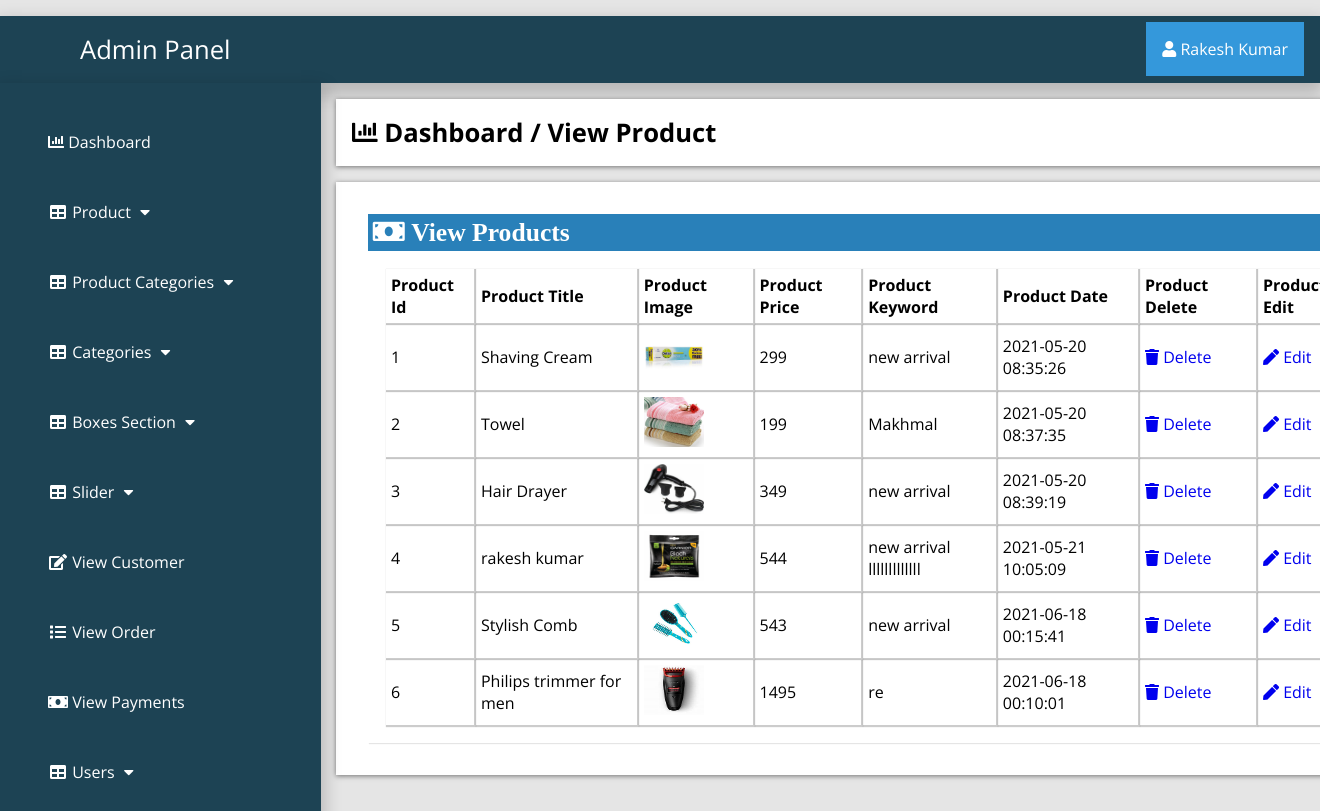
The app's page /admin_area/index.php?view_product (signed in) with its own data.
### tables this page shows
CREATE TABLE `products` (
  `product_id` int(10) NOT NULL,
  `p_cat_id` int(10) NOT NULL,
  `cat_id` int(10) NOT NULL,
  `date` timestamp NOT NULL DEFAULT current_timestamp() ON UPDATE current_timestamp(),
  `product_title` text NOT NULL,
  `product_img1` text NOT NULL,
  `product_img2` text NOT NULL,
  `product_img3` text NOT NULL,
  `product_price` int(10) NOT NULL,
  `product_desc` text NOT NULL,
  `product_keyword` text NOT NULL
);

### admin_area/view_product.php (the view)
<?php
if (!isset($_SESSION['admin_email'])){
  echo "<script>window.open('login.php','_self')</script>";
  }else{
?>
<div class="row">
	<div class="col-lg-12">
		<div class="breadcrump">
			<li class="active">
				<i class="fa fa-bar-chart"></i>
				Dashboard / View Product
			</li>
		</div>
	</div>
</div>
<div class="row">
	<div class="col-lg-12">
		<div class="panel panel-default">
			<div class="panel-heading">
				<h3 class="panel-title">
					<i class="fa fa-money fa-fw"> View Products </i>
				</h3>
			</div>
			<div class="panel-body">
				<div class="table-responsive">
					<table class="table table-bordered table-hover table-striped">
						<thead>
							<tr>
								<th>Product Id</th>
								<th>Product Title</th>
								<th>Product Image</th>
								<th>Product Price</th>
								<th>Product Keyword</th>
								<th>Product Date</th>
								<th>Product Delete</th>
								<th>Product Edit</th>
							</tr>
						</thead>
						<tbody>
							<?php
							$i=0;
							$get_product="select * from products";
                            $run_p=mysqli_query($con,$get_product);
                            while ($row=mysqli_fetch_array($run_p)) {
                            	$pro_id=$row['product_id'];
                            	$product_title=$row['product_title'];
                            	$product_img1=$row['product_img1'];
                            	$product_price=$row['product_price'];
                            	$product_keyword=$row['product_keyword'];
                            	$date=$row['date'];
                            	$i++;
                            	 ?>
							<tr>
								<td><?php echo $i ?></td>
								<td><?php echo $product_title ?></td>
								<td><img src="product_images/<?php echo $product_img1 ?>" width="60" height="50"></td>
								<td><?php echo $product_price ?></td>
                                <td><?php echo $product_keyword ?></td>
								<td><?php echo $date ?></td>
								<td>
									<a href="index.php?delete_product=<?php echo $pro_id ?>"> <i class="fa fa-trash"></i> Delete </a>
								</td>
								<td>
									<a href="index.php?edit_product=<?php echo $pro_id ?>"> <i class="fa fa-pen"></i> Edit </a>
								</td>
							</tr>
						<?php } ?>
						</tbody>
					</table>
				</div>
			</div>
		</div>
	</div>
</div>
<?php } ?>

### admin_area/includes/sidebar.php (shortened to what this page needs)
<?php
if (!isset($_SESSION['admin_email'])){
  echo "<script>window.open('login.php','_self')</script>";
  }else{
?>
<nav class="navbar navbar-inverse navbar-fixed-top" >
	<div class="navbar-header">
		<a href="index.php?dashboard" class="navbar-brand"><span>Admin Panel</span></a>
	</div>
		<div class="dropdown">
		 <button onclick="myFunction()" class="dropbtn"><i class="fa fa-user"></i> <?php echo $admin_name; ?></a></button>
		</div>
	<div class="collapse navbar-collapse navbar-ex1-collapse">
	<ul class="nav navbar-nav side-nav">
  <li>
    <a href="index.php?dashboard"><i class="fa fa-bar-chart"></i> Dashboard</a>
  </li>
  <li class="button-dropdown" id="#products">
    <a href="#" class="dropdown-toggle" data-toggle="collapse" data-target="#products"><i class="fa fa-fw fa-table"></i> Product <i class="fa fa-fw fa-caret-down"></i></a>
  </li>
  <li class="button-dropdown" id="#products_cat">
    <a href="#" class="dropdown-toggle" data-toggle="collapse" data-target="#products_cat"><i class="fa fa-fw fa-table"></i> Product Categories <i class="fa fa-fw fa-caret-down"></i></a>
  </li>
  <li class="button-dropdown" id="#category">
    <a href="#" class="dropdown-toggle" data-toggle="collapse" data-target="#category"><i class="fa fa-fw fa-table"></i> Categories <i class="fa fa-fw fa-caret-down"></i></a>
  </li>
<li class="button-dropdown" >
  <a href="#" class="dropdown-toggle" data-toggle="collapse" data-target="#boxes">
    <i class="fa fa-fw fa-table"></i> Boxes Section <i class="fa fa-fw fa-caret-down"></i>
  </a>
</li>
  <li class="button-dropdown">
    <a href="#" class="dropdown-toggle" data-toggle="collapse" data-target="#slider"><i class="fa fa-fw fa-table"></i>  Slider <i class="fa fa-fw fa-caret-down"></i></a>
  </li>
  <li>
  	<a href="index.php?view_customer">
  		<i class="fa fa-fw fa-edit"></i> View Customer
  	</a>
  </li>
  <li>
  	<a href="index.php?view_order">
  		<i class="fa fa-fw fa-list"></i> View Order
  	</a>
  </li>
  <li>
  	<a href="index.php?view_payments">
  		<i class="fa fa-fw fa-money"></i> View Payments
  	</a>
  </li>
  <li class="button-dropdown">
    <a href="#" class="dropdown-toggle" data-toggle="collapse" data-target="#users"><i class="fa fa-fw fa-table"></i>  Users <i class="fa fa-fw fa-caret-down"></i></a>
  </li>
</ul>
</div>
</nav>
<?php } ?>

### admin_area/css/style.css (style rules this page uses)
:root { --blue:#2980b9; }
body { margin-top: ; }
* { font-family: 'Open Sans', sans-serif; margin:0; padding:0; box-sizing: border-box; text-decoration: none; transition: all .2s cubic-bezier(.37,1.14,.26,1.24); }
html { background-color: rgba(0,0,0,.1); }
.navbar-fixed-top { background:#1d4354; padding: 1rem; margin-top: 1rem; box-shadow: 0px 8px 16px 4px rgba(0,0,0,0.2); margin-left: ; margin-right: ; }
.navbar-fixed-top a span { margin-left: 4rem; }
.navbar-fixed-top .navbar-brand { font-size: 1.6rem; color: #ffffff; }
.dropbtn { background-color: #3498DB; color: white; padding: 16px; font-size: 16px; border: none; cursor: pointer; }
.dropdown { position: relative; display: inline-block; float: right; margin-top: -2.8rem; }
.nav { position: absolute; top: 51px; margin-top: 32px; width: auto; height: 110%; border-radius: 0; display: block; background-color: #1d4354; bottom: 0; overflow: hidden; padding-bottom: 40px; box-shadow: 0px 8px 16px 4px rgba(0,0,0,0.2); margin-left: -1rem; }
.nav>li>a { width: 225px; display: block; color: #ffffff; margin: 3rem; }
.row { width: 81.2%; background-color: #ffffff; margin: auto; margin-left: 21rem; margin-top: 1rem; padding: 1rem; display: ; }
.panel { text-align: left; box-shadow: 1px 1px 1px 0px rgba(0.1,0.1,0.1,0.1); margin: 1rem; background-color: #ffffff; padding: rem; }
.panel-heading .panel-title { background-color: #2980b9; color: #ffffff; padding: .3rem; }
.table-responsive .table-striped th { padding: 5px; box-shadow: 1px 1px 1px 1px rgba(0.1,0.1,0.1,0.2); }
.table-responsive .table-striped tbody td { box-shadow: 1px 1px 1px 1px rgba(0.1,0.1,0.1,0.2); padding:5px; }
.breadcrump .active { font-weight: bold; font-size: 1.6rem; }
.row { list-style: none; box-shadow: 0 1px 5px rgba(0, 0, 0, 0.5); }
.row .fa-money { font-size: 1.6rem; width: 50%; text-align: left; }
.panel-body { display: flex; align-items: center; justify-content: left; padding: 1rem; flex-wrap: wrap; }

### records on screen
products: product_title "Shaving Cream", product_img1 (picture), product_price "299", product_keyword "new arrival", date "2021-05-20 08:35:26"
products: product_title "Towel", product_img1 (picture), product_price "199", product_keyword "Makhmal", date "2021-05-20 08:37:35"
products: product_title "Hair Drayer", product_img1 (picture), product_price "349", product_keyword "new arrival", date "2021-05-20 08:39:19"
products: product_title "rakesh kumar", product_img1 (picture), product_price "544", product_keyword "new arrival lllllllllllll", date "2021-05-21 10:05:09"
products: product_title "Stylish Comb", product_img1 (picture), product_price "543", product_keyword "new arrival", date "2021-06-18 00:15:41"
products: product_title "Philips trimmer for men", product_img1 (picture), product_price "1495", product_keyword "re", date "2021-06-18 00:10:01"

### other values on screen
$admin_name "Rakesh Kumar"
